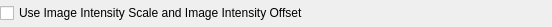
<?xml version="1.0" encoding="UTF-8"?>
<ui version="4.0">
 <class>qSlicerVffFileReaderOptionsWidget</class>
 <widget class="qSlicerWidget" name="qSlicerVffFileReaderOptionsWidget">
  <property name="geometry">
   <rect>
    <x>0</x>
    <y>0</y>
    <width>552</width>
    <height>27</height>
   </rect>
  </property>
  <property name="windowTitle">
   <string>Volume Options</string>
  </property>
  <layout class="QHBoxLayout" name="horizontalLayout">
   <property name="margin">
    <number>0</number>
   </property>
   <item>
    <widget class="QCheckBox" name="UseImageIntensityScaleAndOffsetCheckBox">
     <property name="text">
      <string>Use Image Intensity Scale and Image Intensity Offset</string>
     </property>
    </widget>
   </item>
  </layout>
 </widget>
 <customwidgets>
  <customwidget>
   <class>qSlicerWidget</class>
   <extends>QWidget</extends>
   <header>qSlicerWidget.h</header>
   <container>1</container>
  </customwidget>
 </customwidgets>
 <resources/>
 <connections/>
</ui>
